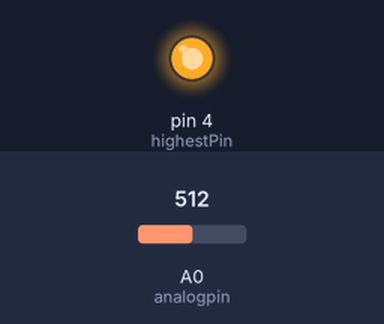
Bench run of a sketch on a simulated Arduino Uno, built with avr-gcc and run on an emulated ATmega328P. On the bench: output pins drawn as LEDs (lit = HIGH). The test bench sets the inputs (shaded band); at power-on: A0 (analogpin) = 512. What the sketch prints to the serial monitor is not drawn.

Above: at 0.4 s.
Timing chart, 0 to 1.9 s (numbered marks = the images above):
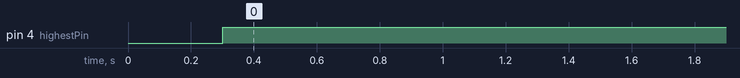

Measured:
- by itself, pin 4 (highestPin): LOW → HIGH at 0.30 s

The sketch:

P4_Ex1.ino
```cpp
// STEP 1: INITIALIZE VARIABLES
const int analogpin = A0; // analog pin
const int baudrate = 9600; // baudrate is the speed at which data bits are going to be transmitted
float sensorvalue = 0; // variable used for the sensor value
int brightness = 0; // variable used for the brightness of the LED
const int highestPin = 4; // Only the highest pin is defined as only one color of the RGB LED
int cont = 0; // variable used to count


// STEP 2: SETUP FUNCTION. This routine runs once when reset is pressed
void setup() {
  // set up the pin 4 as an ouput
  pinMode(highestPin, OUTPUT);

  // initialize serial communication with a specific baud rate defined previously
  Serial.begin(baudrate);

  // the analog reference pin is connected to the power supply of the board
  analogReference(DEFAULT);

  Serial.begin(baudrate);
  delay(100); // delay of 100 ms
}

// STEP 3: LOOP FUNCTION
void loop() {
  // read the input on analog pin 0
  sensorvalue = analogRead(A0);

  // print out the value you read:
  Serial.print("ADC code = ");
  Serial.println(sensorvalue);
  Serial.print("Inpt voltage source = ");
  Serial.println(sensorvalue*5/1023);
  delay(200);  // delay in between reads for stability

  // The following if-else body for the different values that the cont variable will get depending on the sensor value
    if ((sensorvalue >= 0) && (sensorvalue<171)){
      cont = 0;
      brightness = 255;
      analogWrite(highestPin, brightness);
      delay(10);
  }
    else if ((sensorvalue >=171) && (sensorvalue < 342)){
      cont = 1;
      brightness = 210;
      analogWrite(highestPin, brightness);
      delay(10);
  }
    else if ((sensorvalue >=342) && (sensorvalue < 513)){
      cont = 2;
      brightness = 160;
      analogWrite(highestPin, brightness);
      delay(10);
  }
    else if ((sensorvalue >=513) && (sensorvalue < 684)){
      cont = 3;
      brightness = 105;
      analogWrite(highestPin, brightness);
      delay(10);
  }
    else if ((sensorvalue >=684) && (sensorvalue <855)){
      cont = 4;
      brightness = 55;
      analogWrite(highestPin, brightness);
      delay(10);
  }
    else if ((sensorvalue >=855) && (sensorvalue <= 1023)){
      cont = 5;
      brightness = 0;
      analogWrite(highestPin, brightness);
      delay(10);
  }
  // display the number carried by the cont variable and print it in serial monitor for the user to see
  Serial.print("MEASURED LIGHT RANGE = ");
  Serial.println(cont);
  delay(200); //delay of 200ms
}
```
